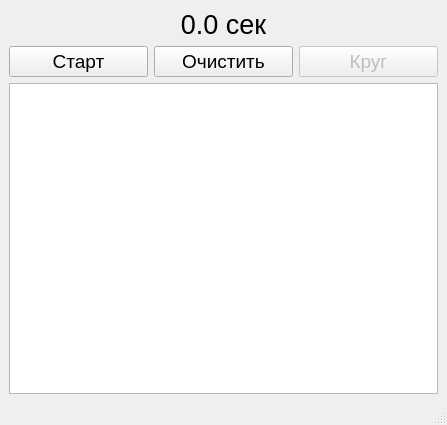
<?xml version="1.0" encoding="UTF-8"?>
<ui version="4.0">
 <class>MainWindow</class>
 <widget class="QMainWindow" name="MainWindow">
  <property name="geometry">
   <rect>
    <x>0</x>
    <y>0</y>
    <width>447</width>
    <height>425</height>
   </rect>
  </property>
  <property name="windowTitle">
   <string>Секундомер</string>
  </property>
  <widget class="QWidget" name="centralwidget">
   <layout class="QGridLayout" name="gridLayout">
    <item row="2" column="2">
     <widget class="QPushButton" name="pb_lap">
      <property name="enabled">
       <bool>false</bool>
      </property>
      <property name="font">
       <font>
        <pointsize>14</pointsize>
       </font>
      </property>
      <property name="text">
       <string>Круг</string>
      </property>
     </widget>
    </item>
    <item row="2" column="0">
     <widget class="QPushButton" name="pb_startStop">
      <property name="font">
       <font>
        <pointsize>14</pointsize>
       </font>
      </property>
      <property name="text">
       <string>Старт</string>
      </property>
     </widget>
    </item>
    <item row="2" column="1">
     <widget class="QPushButton" name="pb_clear">
      <property name="font">
       <font>
        <pointsize>14</pointsize>
       </font>
      </property>
      <property name="text">
       <string>Очистить</string>
      </property>
     </widget>
    </item>
    <item row="1" column="0" colspan="3">
     <widget class="QLabel" name="lb_time">
      <property name="font">
       <font>
        <pointsize>20</pointsize>
       </font>
      </property>
      <property name="text">
       <string>0.0 сек</string>
      </property>
      <property name="alignment">
       <set>Qt::AlignCenter</set>
      </property>
     </widget>
    </item>
    <item row="3" column="0" colspan="3">
     <widget class="QTextBrowser" name="txtB_timelaps">
      <property name="font">
       <font>
        <pointsize>12</pointsize>
       </font>
      </property>
     </widget>
    </item>
   </layout>
  </widget>
  <widget class="QMenuBar" name="menubar">
   <property name="geometry">
    <rect>
     <x>0</x>
     <y>0</y>
     <width>447</width>
     <height>23</height>
    </rect>
   </property>
  </widget>
  <widget class="QStatusBar" name="statusbar"/>
 </widget>
 <resources/>
 <connections/>
</ui>
